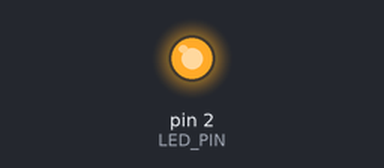
A sketch run on a simulated Arduino Uno, built with avr-gcc and run on an emulated ATmega328P. Parts: output pins drawn as LEDs (lit = HIGH). What the sketch prints to the serial monitor is not drawn.

Above: at 0.9 s.
At 7.4 s:
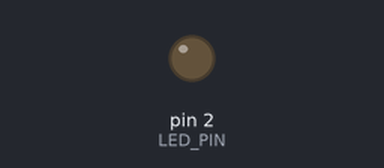
Timing chart, 0 to 7.9 s (numbered marks = the images above):
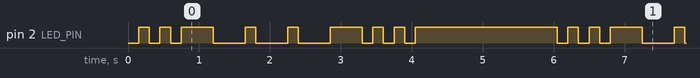

Measured:
- by itself, pin 2 (LED_PIN): repeats every 6.1 s: LOW 0.15 s, HIGH 0.15 s, LOW 0.15 s, HIGH 0.45 s, 2 × (LOW 0.45 s, HIGH 0.15 s), LOW 0.45 s, HIGH 0.45 s, 2 × (LOW 0.15 s, HIGH 0.15 s), LOW 0.15 s, HIGH 2.0 s, LOW 0.15 s, HIGH 0.15 s
- by itself, everything shown: repeats every 6.1 s, in 18 steps

The sketch:

ex03.ino
```cpp
const int LED_PIN = 2;
const unsigned long DOT = 150;
const unsigned long DASH = 450;

const unsigned long sequence[][2] = {
  {HIGH, DOT}, {LOW, DOT},   // S
  {HIGH, DOT}, {LOW, DOT},
  {HIGH, DOT}, {LOW, 3*DOT},
  {HIGH, DASH}, {LOW, DOT},  // O
  {HIGH, DASH}, {LOW, DOT},
  {HIGH, DASH}, {LOW, 3*DOT},
  {HIGH, DOT}, {LOW, DOT},   // S
  {HIGH, DOT}, {LOW, DOT},
  {HIGH, DOT}, {LOW, 2000}
};

const int TOTAL_STEPS = sizeof(sequence) / sizeof(sequence[0]);
int step = 0;
unsigned long prevMillis = 0;

void setup() {
  pinMode(LED_PIN, OUTPUT);
  Serial.begin(9600);
  Serial.println("SOS摩尔斯电码闪烁程序启动");
  Serial.print("总步数：");
  Serial.println(TOTAL_STEPS);
}

void loop() {
  unsigned long currentMillis = millis();

  if (currentMillis - prevMillis >= sequence[step][1]) {
    prevMillis = currentMillis;
    digitalWrite(LED_PIN, sequence[step][0]);

    // 串口输出调试信息
    Serial.print("步骤：");
    Serial.print(step);
    Serial.print("，状态：");
    Serial.print(sequence[step][0] ? "亮" : "灭");
    Serial.print("，时长：");
    Serial.println(sequence[step][1]);

    step = (step + 1) % TOTAL_STEPS;
    if (step == 0) {
      Serial.println("--- SOS信号循环完成 ---");
    }
  }
}
```
